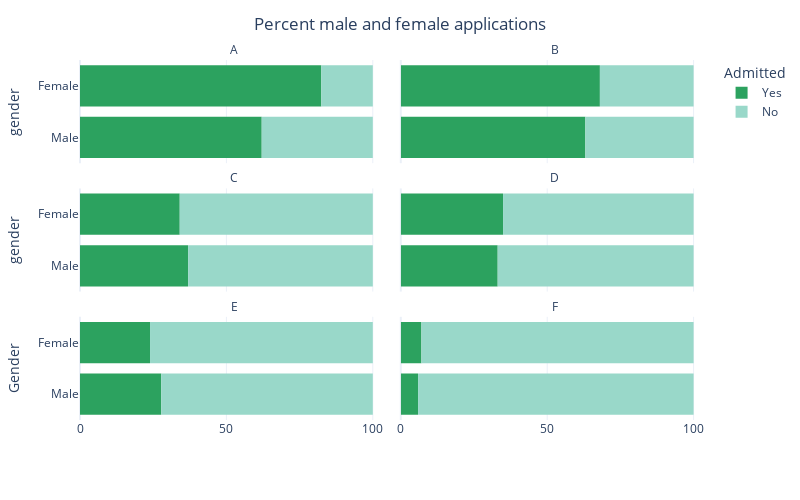

The code cell stored with this chart in its notebook:
### Markdown cell above
### Here is a plot of the proportions data

### Code cell
fig = px.histogram(DF_melt,
                   y='gender',
                   x='Number',
                   barnorm = "percent",
                   color='admitted',
                   facet_col='Department',
                   facet_col_wrap=2,
                   color_discrete_map = {'No':'#99d8c9','Yes':'#2ca25f'})

fig.for_each_annotation(lambda a: a.update(text=a.text.split("=")[1]))
fig.update_xaxes(title_text='')

fig.update_layout(title='Percent male and female applications',
                  title_x=0.5,
                  template="plotly_white",
                  xaxis_title="",
                  yaxis_title="Gender",
                  legend_title='Admitted',
                  autosize=False,
                  width=800,
                  height=500)

fig.show()

### Figure 1 — Plotly figure (JSON) as saved in the notebook; plotly's stock layout.template omitted (floating-point values rounded to 4 significant figures)
{"data": [{"bingroup": "y", "histfunc": "sum", "hovertemplate": "admitted=Yes<br>Department=A<br>sum of Number (normalized as percent)=%{x}<br>gender=%{y}<extra></extra>", "legendgroup": "Yes", "marker": {"color": "#2ca25f", "pattern": {"shape": ""}}, "name": "Yes", "orientation": "h", "showlegend": true, "type": "histogram", "x": [512, 89], "xaxis": "x5", "y": ["Male", "Female"], "yaxis": "y5"}, {"bingroup": "y", "histfunc": "sum", "hovertemplate": "admitted=Yes<br>Department=B<br>sum of Number (normalized as percent)=%{x}<br>gender=%{y}<extra></extra>", "legendgroup": "Yes", "marker": {"color": "#2ca25f", "pattern": {"shape": ""}}, "name": "Yes", "orientation": "h", "showlegend": false, "type": "histogram", "x": [353, 17], "xaxis": "x6", "y": ["Male", "Female"], "yaxis": "y6"}, {"bingroup": "y", "histfunc": "sum", "hovertemplate": "admitted=Yes<br>Department=C<br>sum of Number (normalized as percent)=%{x}<br>gender=%{y}<extra></extra>", "legendgroup": "Yes", "marker": {"color": "#2ca25f", "pattern": {"shape": ""}}, "name": "Yes", "orientation": "h", "showlegend": false, "type": "histogram", "x": [120, 202], "xaxis": "x3", "y": ["Male", "Female"], "yaxis": "y3"}, {"bingroup": "y", "histfunc": "sum", "hovertemplate": "admitted=Yes<br>Department=D<br>sum of Number (normalized as percent)=%{x}<br>gender=%{y}<extra></extra>", "legendgroup": "Yes", "marker": {"color": "#2ca25f", "pattern": {"shape": ""}}, "name": "Yes", "orientation": "h", "showlegend": false, "type": "histogram", "x": [138, 131], "xaxis": "x4", "y": ["Male", "Female"], "yaxis": "y4"}, {"bingroup": "y", "histfunc": "sum", "hovertemplate": "admitted=Yes<br>Department=E<br>sum of Number (normalized as percent)=%{x}<br>gender=%{y}<extra></extra>", "legendgroup": "Yes", "marker": {"color": "#2ca25f", "pattern": {"shape": ""}}, "name": "Yes", "orientation": "h", "showlegend": false, "type": "histogram", "x": [53, 94], "xaxis": "x", "y": ["Male", "Female"], "yaxis": "y"}, {"bingroup": "y", "histfunc": "sum", "hovertemplate": "admitted=Yes<br>Department=F<br>sum of Number (normalized as percent)=%{x}<br>gender=%{y}<extra></extra>", "legendgroup": "Yes", "marker": {"color": "#2ca25f", "pattern": {"shape": ""}}, "name": "Yes", "orientation": "h", "showlegend": false, "type": "histogram", "x": [22, 24], "xaxis": "x2", "y": ["Male", "Female"], "yaxis": "y2"}, {"bingroup": "y", "histfunc": "sum", "hovertemplate": "admitted=No<br>Department=A<br>sum of Number (normalized as percent)=%{x}<br>gender=%{y}<extra></extra>", "legendgroup": "No", "marker": {"color": "#99d8c9", "pattern": {"shape": ""}}, "name": "No", "orientation": "h", "showlegend": true, "type": "histogram", "x": [313, 19], "xaxis": "x5", "y": ["Male", "Female"], "yaxis": "y5"}, {"bingroup": "y", "histfunc": "sum", "hovertemplate": "admitted=No<br>Department=B<br>sum of Number (normalized as percent)=%{x}<br>gender=%{y}<extra></extra>", "legendgroup": "No", "marker": {"color": "#99d8c9", "pattern": {"shape": ""}}, "name": "No", "orientation": "h", "showlegend": false, "type": "histogram", "x": [207, 8], "xaxis": "x6", "y": ["Male", "Female"], "yaxis": "y6"}, {"bingroup": "y", "histfunc": "sum", "hovertemplate": "admitted=No<br>Department=C<br>sum of Number (normalized as percent)=%{x}<br>gender=%{y}<extra></extra>", "legendgroup": "No", "marker": {"color": "#99d8c9", "pattern": {"shape": ""}}, "name": "No", "orientation": "h", "showlegend": false, "type": "histogram", "x": [205, 391], "xaxis": "x3", "y": ["Male", "Female"], "yaxis": "y3"}, {"bingroup": "y", "histfunc": "sum", "hovertemplate": "admitted=No<br>Department=D<br>sum of Number (normalized as percent)=%{x}<br>gender=%{y}<extra></extra>", "legendgroup": "No", "marker": {"color": "#99d8c9", "pattern": {"shape": ""}}, "name": "No", "orientation": "h", "showlegend": false, "type": "histogram", "x": [279, 244], "xaxis": "x4", "y": ["Male", "Female"], "yaxis": "y4"}, {"bingroup": "y", "histfunc": "sum", "hovertemplate": "admitted=No<br>Department=E<br>sum of Number (normalized as percent)=%{x}<br>gender=%{y}<extra></extra>", "legendgroup": "No", "marker": {"color": "#99d8c9", "pattern": {"shape": ""}}, "name": "No", "orientation": "h", "showlegend": false, "type": "histogram", "x": [138, 299], "xaxis": "x", "y": ["Male", "Female"], "yaxis": "y"}, {"bingroup": "y", "histfunc": "sum", "hovertemplate": "admitted=No<br>Department=F<br>sum of Number (normalized as percent)=%{x}<br>gender=%{y}<extra></extra>", "legendgroup": "No", "marker": {"color": "#99d8c9", "pattern": {"shape": ""}}, "name": "No", "orientation": "h", "showlegend": false, "type": "histogram", "x": [351, 317], "xaxis": "x2", "y": ["Male", "Female"], "yaxis": "y2"}], "layout": {"annotations": [{"font": {}, "showarrow": false, "text": "E", "x": 0.245, "xanchor": "center", "xref": "paper", "y": 0.2867, "yanchor": "bottom", "yref": "paper"}, {"font": {}, "showarrow": false, "text": "F", "x": 0.755, "xanchor": "center", "xref": "paper", "y": 0.2867, "yanchor": "bottom", "yref": "paper"}, {"font": {}, "showarrow": false, "text": "C", "x": 0.245, "xanchor": "center", "xref": "paper", "y": 0.6433, "yanchor": "bottom", "yref": "paper"}, {"font": {}, "showarrow": false, "text": "D", "x": 0.755, "xanchor": "center", "xref": "paper", "y": 0.6433, "yanchor": "bottom", "yref": "paper"}, {"font": {}, "showarrow": false, "text": "A", "x": 0.245, "xanchor": "center", "xref": "paper", "y": 1.0, "yanchor": "bottom", "yref": "paper"}, {"font": {}, "showarrow": false, "text": "B", "x": 0.755, "xanchor": "center", "xref": "paper", "y": 1.0, "yanchor": "bottom", "yref": "paper"}], "autosize": false, "barmode": "relative", "barnorm": "percent", "height": 500, "legend": {"title": {"text": "Admitted"}, "tracegroupgap": 0}, "margin": {"t": 60}, "title": {"text": "Percent male and female applications", "x": 0.5}, "width": 800, "xaxis": {"anchor": "y", "domain": [0, 0.49], "title": {"text": ""}}, "xaxis2": {"anchor": "y2", "domain": [0.51, 1], "matches": "x", "title": {"text": ""}}, "xaxis3": {"anchor": "y3", "domain": [0, 0.49], "matches": "x", "showticklabels": false, "title": {"text": ""}}, "xaxis4": {"anchor": "y4", "domain": [0.51, 1], "matches": "x", "showticklabels": false, "title": {"text": ""}}, "xaxis5": {"anchor": "y5", "domain": [0, 0.49], "matches": "x", "showticklabels": false, "title": {"text": ""}}, "xaxis6": {"anchor": "y6", "domain": [0.51, 1], "matches": "x", "showticklabels": false, "title": {"text": ""}}, "yaxis": {"anchor": "x", "domain": [0, 0.2867], "title": {"text": "Gender"}}, "yaxis2": {"anchor": "x2", "domain": [0, 0.2867], "matches": "y", "showticklabels": false}, "yaxis3": {"anchor": "x3", "domain": [0.3567, 0.6433], "matches": "y", "title": {"text": "gender"}}, "yaxis4": {"anchor": "x4", "domain": [0.3567, 0.6433], "matches": "y", "showticklabels": false}, "yaxis5": {"anchor": "x5", "domain": [0.7133, 1.0], "matches": "y", "title": {"text": "gender"}}, "yaxis6": {"anchor": "x6", "domain": [0.7133, 1.0], "matches": "y", "showticklabels": false}}}
